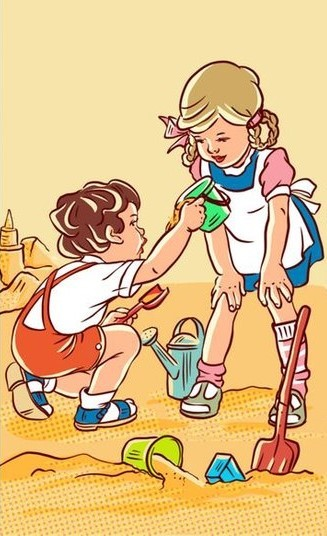
#> input picture gambar1.jpg, 327 x 536 px
$ python 'F55121037_Muhammad Fajrin Aljabar_Metode Pengurangan.py'
#> lines starting #> are read from the running program, lines starting #| are printed output that depends on the picture
import cv2

img1 = cv2.imread('gambar1.jpg')
#> img1 is the input picture: shape (536, 327, 3); mean B, G, R 135, 188, 222
img2 = cv2.imread('gambar2.jpg')
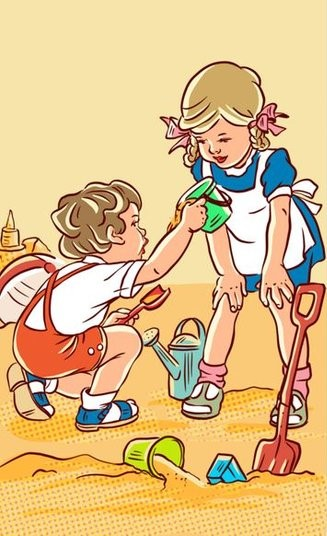
#> input picture gambar2.jpg, 327 x 536 px
#> img2 is the input picture: shape (536, 327, 3); mean B, G, R 135.8, 188.3, 221.4
img2 = cv2.resize(img2, (327, 536))

gray1 = cv2.cvtColor(img1, cv2.COLOR_BGR2GRAY)
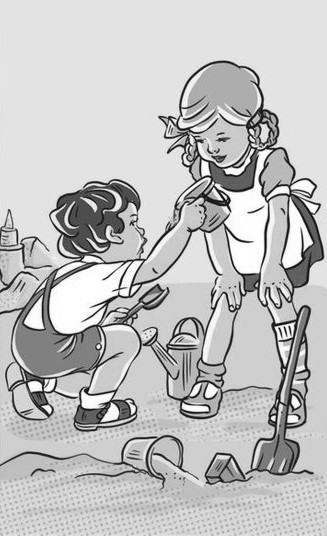
#> gray1: shape (536, 327); min 4, max 255, mean 192.1
gray2 = cv2.cvtColor(img2, cv2.COLOR_BGR2GRAY)
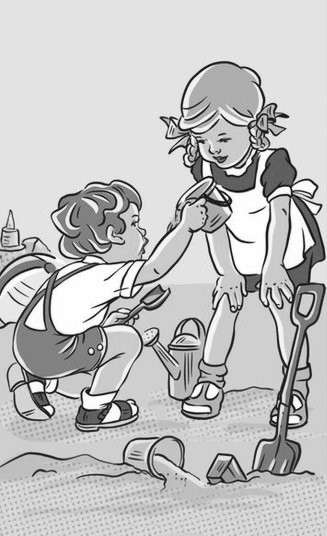
#> gray2: shape (536, 327); min 3, max 255, mean 192.2

diff = cv2.subtract(gray1, gray2)
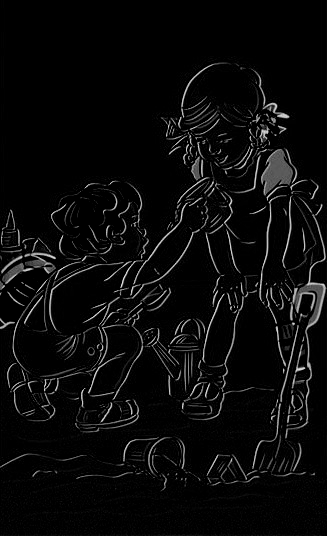
#> diff: shape (536, 327); min 0, max 229, mean 10.4

cv2.imshow('Image 1', img1)
cv2.imshow('Image 2', img2)
cv2.imshow('Difference', diff)
cv2.waitKey(0)
cv2.destroyAllWindows()
